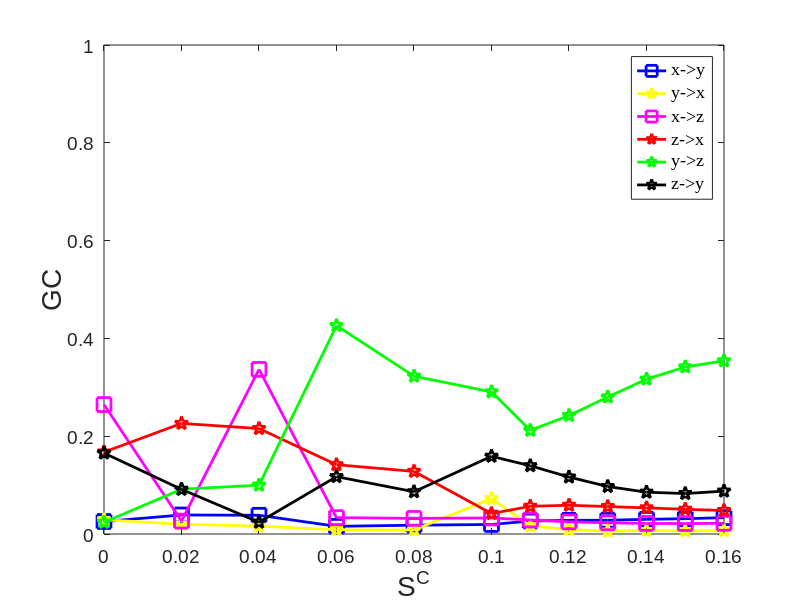

Recreate this plot in MATLAB.
%% Fig8_Case1_HH_Three_Neurons_KGC
% x->y, x->z
C=[0 0.02 0.04 0.06 0.08 0.1 0.11 0.12 0.13 0.14 0.15 0.16];
GC_xy=[0.0256 0.0389 0.0383 0.0157 0.0180 0.0195 0.0265 0.0280 0.0282 0.0300 0.0313 0.0334];  % 
GC_xz=[0.2647 0.0264 0.3366 0.0335 0.0319 0.0328 0.0287 0.0248 0.0229 0.0216 0.0214 0.0218];
GC_yx=[0.0292 0.0199 0.0161 0.0087 0.0083 0.0723 0.0166 0.0093 0.0057 0.0071 0.0062 0.0067];  %
GC_yz=[0.0239 0.0916 0.0999 0.4261 0.3227 0.2907 0.2119 0.2423 0.2801 0.3166 0.3417 0.3541];
GC_zx=[0.1675 0.2262 0.2156 0.1417 0.1280 0.0418 0.0566 0.0588 0.0561 0.0534 0.0505 0.0480];
GC_zy=[0.1655 0.0913 0.0241 0.1173 0.0864 0.1589 0.1396 0.1165 0.0971 0.0855 0.0827 0.0877];

% Plot
h0=figure;
clf;
plot(C,GC_xy,'MarkerSize',10,'Marker','s','LineWidth',2,...
'Color',[0 0 1]);hold on
plot(C,GC_yx,'MarkerSize',10,'Marker','p','LineWidth',2,...
'Color',[1 1 0]);
plot(C,GC_xz,'MarkerSize',10,'Marker','s','LineWidth',2,...
'Color',[1 0 1]);
plot(C,GC_zx,'MarkerSize',10,'Marker','p','LineWidth',2,...
'Color',[1 0 0]);
plot(C,GC_yz,'MarkerSize',10,'Marker','p','LineWidth',2,...
'Color',[0 1 0]);
plot(C,GC_zy,'MarkerSize',10,'Marker','p','LineWidth',2,...
'Color',[0 0 0]);
% Legend 
% Legend 
hleg1 =legend('x->y','y->x','x->z','z->x','y->z','z->y','northeast');
set(hleg1,'Location','northeast') 
set(hleg1,'FontName','Times New Roman','FontSize',18,'FontWeight','normal')
 
axis([0 0.16 0 1.00])
set(gca, 'XTick', 0:0.02:0.16); 
% set(gca, 'YTick',0:0.02:0.65);

% Create axis font size
set(gca,'FontName','Arial','FontSize',14)
% Create xlabel
xlabel({'S^C'},'FontSize',20,'FontName','Arial');
% Create ylabel
ylabel({'GC'},'FontSize',20,'FontName','Arial');

%%
print(h0,'-depsc2','-r300','KGC_HH_Three_Neurons_Fig8.eps')